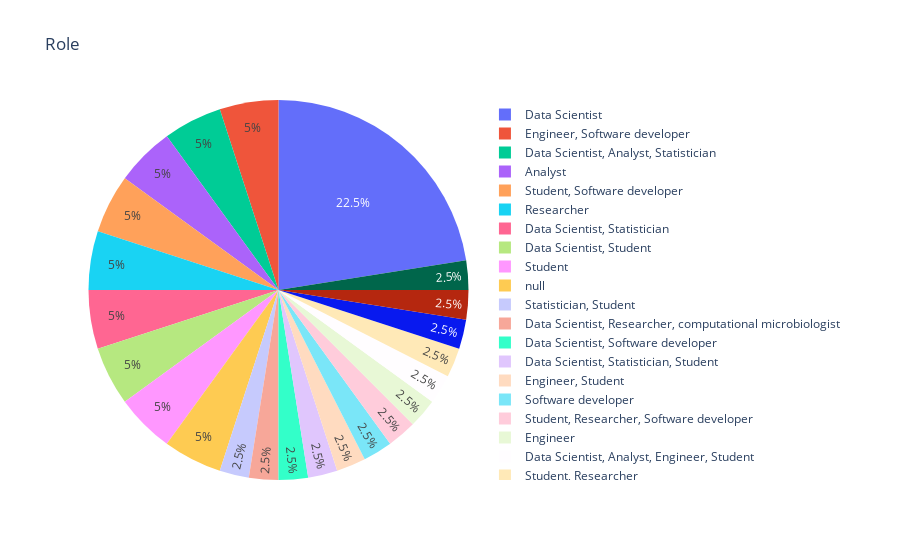

Source (notebook cell):
### Code cell
# Note: creating pie chart using variable

filter_var = "status"
demographic = "gender"
demographic_label = "Gender"

demographic = 'contributor_status'
demographic_label = 'New or Returning Contributor'

demographic = 'role'
demographic_label = 'Role'

df_use['count']=1

filtered_list = [1]

subset = df_use[df_use[filter_var].isin(filtered_list)]
subset

fig = px.pie(subset, values='count', names=demographic, title=f"{demographic_label}")

#fig.write_html(f'../graphs/2_pie_gender.html', include_plotlyjs="cdn")

fig.show()

### Figure 1 — Plotly figure (JSON) as saved in the notebook; plotly's stock layout.template omitted (floating-point values rounded to 4 significant figures)
{"data": [{"domain": {"x": [0, 1], "y": [0, 1]}, "hovertemplate": "role=%{label}<br>count=%{value}<extra></extra>", "labels": ["Data Scientist", "Data Scientist", "Data Scientist", "Statistician, Student", "Data Scientist, Researcher, computational microbiologist", "Data Scientist, Software developer", "Engineer, Software developer", "Data Scientist, Analyst, Statistician", "Analyst", "Data Scientist, Statistician, Student", "Engineer, Student", "Software developer", "Student, Researcher, Software developer", "Student, Software developer", "Data Scientist, Analyst, Statistician", "Data Scientist", "Engineer, Software developer", "Data Scientist", "Researcher", "Data Scientist, Statistician", "Researcher", "Data Scientist, Student", "Data Scientist", "Student, Software developer", "Engineer", "Data Scientist", "Data Scientist, Analyst, Engineer, Student", "Student, Researcher", "Product Support", "Data Scientist, Analyst, Student, Researcher, Software developer", "Analyst", "Data Scientist, Student", "Data Scientist, Statistician", "Student", "Student", "Data Scientist", "Data Scientist", "Data Scientist, Engineer", null, null], "legendgroup": "", "name": "", "showlegend": true, "type": "pie", "values": [1, 1, 1, 1, 1, 1, 1, 1, 1, 1, 1, 1, 1, 1, 1, 1, 1, 1, 1, 1, 1, 1, 1, 1, 1, 1, 1, 1, 1, 1, 1, 1, 1, 1, 1, 1, 1, 1, 1, 1]}], "layout": {"legend": {"tracegroupgap": 0}, "title": {"text": "Role"}}}
